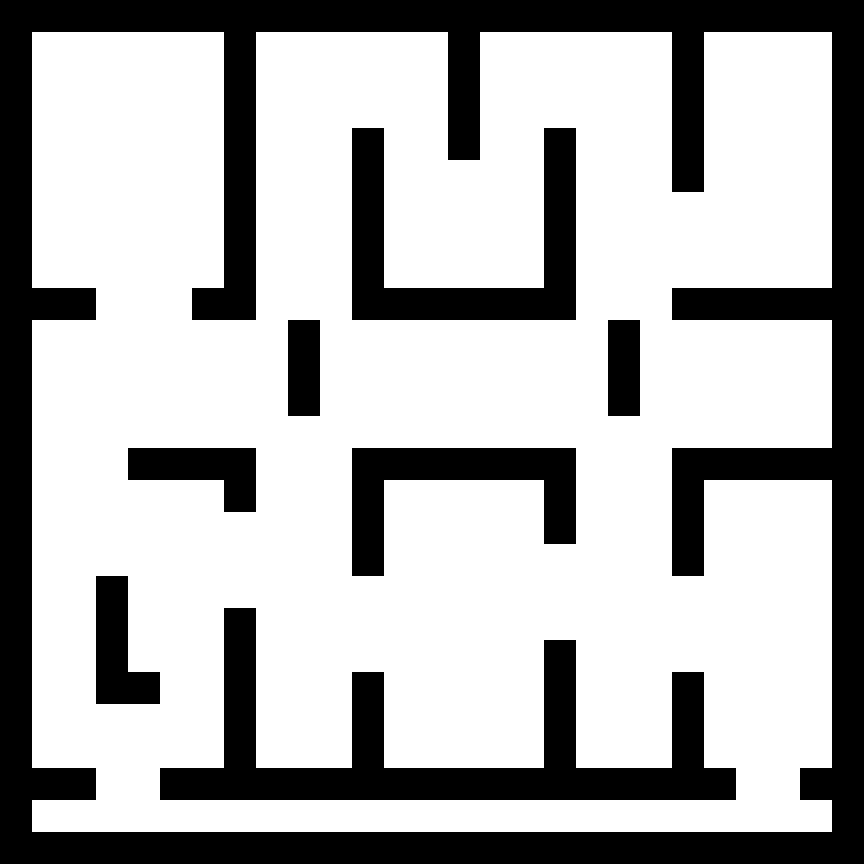

Below is a game level as drawn by its tile map, then a one-line description and the .tmx that defines it (tile-layer data replaced by summaries):
An orthogonal 27x27 tile map with 32x32 px tiles, 2 tile layers (Capa de Patrones 1, Capa de patrones 2).

<map version="1.0" orientation="orthogonal" renderorder="right-down" width="27" height="27" tilewidth="32" tileheight="32">
 <tileset firstgid="1" name="black_white" tilewidth="32" tileheight="32">
  <image source="black_white.png" width="320" height="200" />
 </tileset>
 <layer name="Capa de Patrones 1" width="27" height="27">
  <data>[729 cells, 729 non-empty, 1 distinct tile ids]</data>
 </layer>
 <layer name="Capa de patrones 2" width="27" height="27">
  <data>[729 cells, 219 non-empty, 2 distinct tile ids]</data>
 </layer>
</map>
